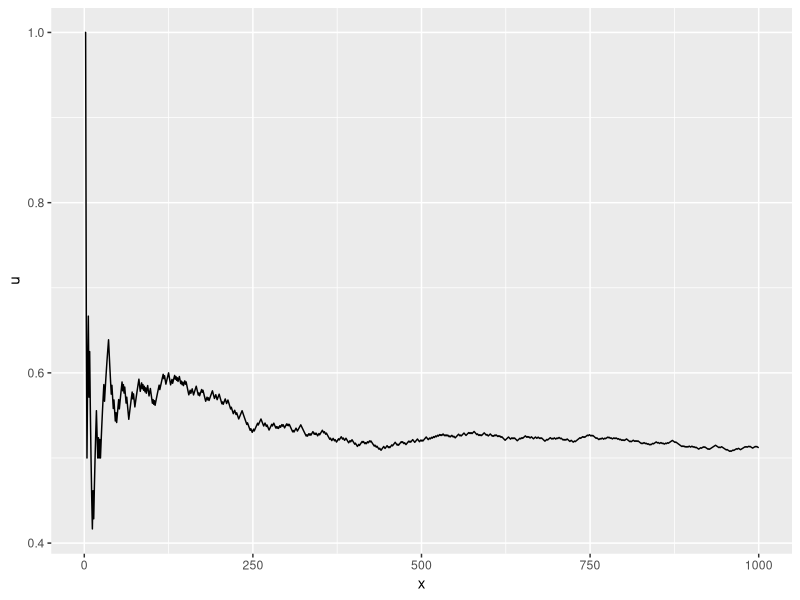

Here is the R script that generated this plot: (Note: this script raises an error after producing the figure.)
## ---- chunk 1
knitr::opts_chunk$set(message = FALSE)
library(ggplot2)
## ---- chunk 2
runningmean <- function(x, N) {
  y <- sample(x, N, replace = TRUE)
  # THIS samples N points wih replacement
  c <- cumsum(y)
  # cumulative sums of the 1st i values in i th position
  n <- 1:N
  c / n
  # Division is vectorised, mean of 1st i values of y is in ith position
}
## ---- chunk 3
u <- runningmean(c(0, 1), 1000)
## ---- chunk 4
x <- 1:1000
data <- data.frame(u,x)

ggplot(data) +
  geom_line(aes(x = x, y = u))
## ---- chunk 5
df <- data.frame(replicate(10,runningmean(c(0, 1), 1000), x))

ggplot(df, mapping = aes(colour = rgb(runif(3), runif(3), runif(3)))) +
  geom_line()
